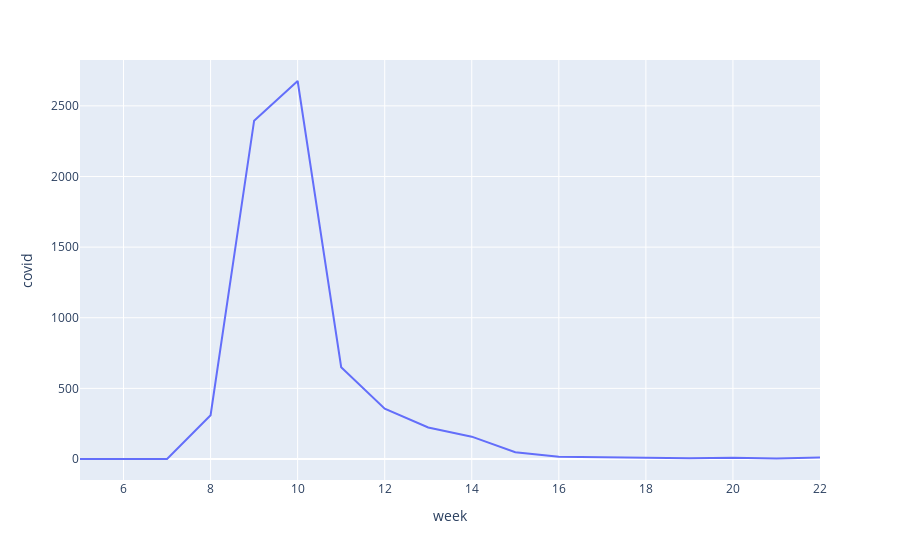

The cell this chart's notebook holds for it:
### Code cell
fig = px.line(merge_data, x="week", y="covid")
fig.show()

### Figure 1 — Plotly figure (JSON) as saved in the notebook; plotly's stock layout.template omitted (floating-point values rounded to 4 significant figures; data arrays with more than 128 entries replaced by an {"elided": "..."} marker saying what was removed)
{"data": [{"hovertemplate": "week=%{x}<br>covid=%{y}<extra></extra>", "legendgroup": "", "line": {"color": "#636efa", "dash": "solid"}, "mode": "lines", "name": "", "orientation": "v", "showlegend": false, "type": "scatter", "x": {"elided": "396 int values"}, "xaxis": "x", "y": {"elided": "396 int values"}, "yaxis": "y"}], "layout": {"legend": {"tracegroupgap": 0}, "margin": {"t": 60}, "xaxis": {"anchor": "y", "domain": [0, 1], "title": {"text": "week"}}, "yaxis": {"anchor": "x", "domain": [0, 1], "title": {"text": "covid"}}}}
